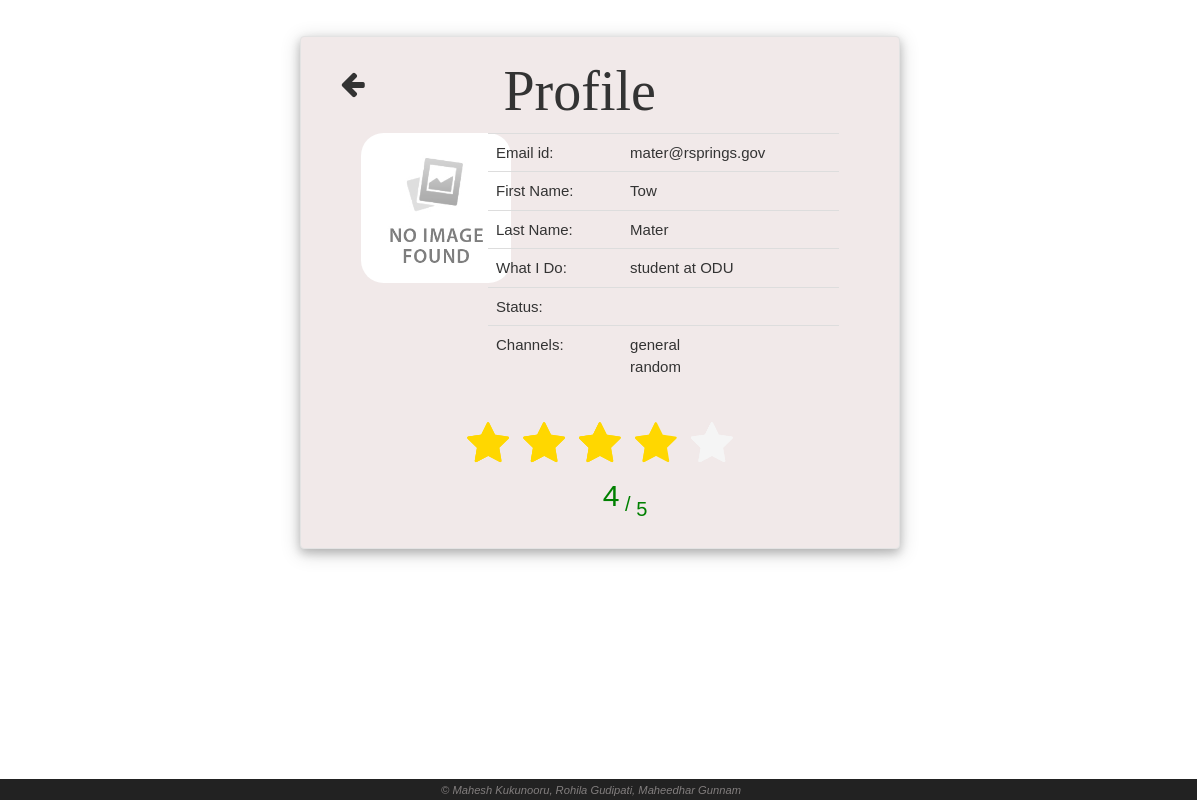
Screenshot of /ProfilePage.php?userid=1 (signed in) with the database file from the repository.
### tables this page shows
CREATE TABLE IF NOT EXISTS `user` (
  `user_id` bigint(20) NOT NULL,
  `user_name` varchar(50) NOT NULL,
  `first_name` varchar(50) NOT NULL,
  `last_name` varchar(50) NOT NULL,
  `email_id` varchar(50) NOT NULL,
  `profile_pic` varchar(150) NOT NULL DEFAULT './images/0.jpeg',
  `password` varchar(150) NOT NULL,
  `phone_number` varchar(10) NOT NULL,
  `what_i_do` varchar(150) NOT NULL,
  `status` varchar(150) NOT NULL,
  `status_emoji` bigint(20) DEFAULT NULL,
  `skype` varchar(150) NOT NULL,
  `profile_pic_pref` int(11) NOT NULL DEFAULT '1',
  `github_avatar` varchar(200) NOT NULL DEFAULT '0'
);

CREATE TABLE IF NOT EXISTS `channel` (
  `channel_id` bigint(20) NOT NULL,
  `channel_name` text NOT NULL,
  `type` varchar(50) NOT NULL,
  `purpose` text NOT NULL,
  `created_by` bigint(20) NOT NULL,
  `created_at` timestamp NOT NULL DEFAULT CURRENT_TIMESTAMP ON UPDATE CURRENT_TIMESTAMP,
  `is_archive` int(11) NOT NULL DEFAULT '0'
);

### services/WebService.php (called while the page is built, shortened)
<?php
include_once("SqlService.php");
class WebService{
  public function getProfileDetails($userid){
    $database_connection = new DatabaseConnection();
    $conn = $database_connection->getConnection();
    $userid=mysqli_real_escape_string($conn,$userid);
    $sql_service = new SqlService();
    $profileDetails = $sql_service->getProfileDetails($userid);
    $result = $conn->query($profileDetails);
    if ($result->num_rows > 0) {
        while($row = $result->fetch_assoc()) {
          if($row['profile_pic_pref']==1)
          {
            $url = 'https://www.gravatar.com/avatar/';
            $url .= md5( strtolower( trim( $row['email_id'] ) ) );
            $url .= "?s=80&r=g";
            $row['profile_pic']=$url;
          }
          else if($row['profile_pic_pref']==2)
            $row['profile_pic']=$row['github_avatar'];
          else if($row['profile_pic_pref']==-1)
            $row['profile_pic']='./images/0.jpeg';
            $array[]= $row;
        }
    } else {
        return 'fail';
    }
    return json_encode($array);
  }
  public function getPublicChannelsDetails($userid)
  {
    $database_connection = new DatabaseConnection();
    $conn = $database_connection->getConnection();
    $userid=mysqli_real_escape_string($conn,$userid);
    $sql_service = new SqlService();
    $channelsDetailsQuery = $sql_service->getPublicChannels($userid);
    $result = $conn->query($channelsDetailsQuery);
    if ($result->num_rows > 0) {
        while($row = $result->fetch_assoc()) {
            $array[]= $row;
        }
    } else {
        return 'fail';
    }
    return json_encode($array);
  }
}
?>

### services/SqlService.php (called while the page is built, shortened)
<?php
class SqlService{
	public function getProfileDetails($user_id){
		$sql = "SELECT * FROM `InterConn`.`user` WHERE `user`.`user_id` = ". $user_id;
		return $sql;
	}
	public function getPublicChannels($user_id){
		$sql="SELECT * FROM `channel`,`user_channel` WHERE channel.channel_id=user_channel.channel_id and user_channel.user_id=".$user_id." and channel.type='public'";
		return $sql;
	}
}
?>

### ProfilePage.php (the view, shortened to what this page needs)
<?php
	include_once "./services/WebService.php";
	if($_SESSION['loggedIn'])
	{
		$web_service = new WebService();
		$userDetails=$web_service->getProfileDetails($_GET['userid']);
		if(strpos($userDetails, 'fail') !== false)
		{
			header("location: ./index.php?status=notloggedin");
		}
		else
		{
	    	$userDetails = json_decode($userDetails);
			$channelDetails = json_decode($web_service->getPublicChannelsDetails($_GET['userid']));
			$channelstr='';
			$displayChannelList='';
			if ($channelDetails!='')
			{
	           foreach($channelDetails as $channel)
	           {
	                $channelstr.='<li >';
									$channelstr.='<a class="channelsProfilePage" href="./HomePage.php?channel='.$channel->channel_id.'#">';
	                $channelstr.=$channel->channel_name;
	            	$channelstr.='</a></li>';
	            	$displayChannelList.=$channel->channel_name.'<br>';
	           }
	        }
        }
    }
    else
    {
    	header("location: ./index.php?status=notloggedin");
    }
?>
<!DOCTYPE html>
<html lang="en">
	<head>
		<link rel="stylesheet" href="https://maxcdn.bootstrapcdn.com/bootstrap/3.3.7/css/bootstrap.min.css">
		<link rel="stylesheet" href="./Assets/w3.css">
		<link rel="stylesheet" href="https://cdnjs.cloudflare.com/ajax/libs/font-awesome/4.7.0/css/font-awesome.min.css">
		<link rel="stylesheet" href="./CSS/profilepage_site.css">
        <link rel="stylesheet" href="./CSS/rating.css">
	</head>
	<body>
		<div class="container mainLoginWrapper well w3-panel w3-card-4">
			<div class="row">
				<div class="col-sm-1 goBack">
					<a href='./HomePage.php?channel=<?php echo $_SESSION['channelid']?>'><i class="fa fa-arrow-left"></i></a>
				</div>
				<div class="col-sm-10 logo">
					<span>Profile</span>
				</div>
			</div>
			<div class="row displayProfile">
				<div class="col-md-3 col-lg-3 " align="center">
						<img alt="User Pic" src="<?php echo $userDetails[0]->profile_pic ?>" class="profilePicDisplay">
				</div>
				<div class=" col-md-9 col-lg-9 ">
                  <table class="table table-user-information">
                    <tbody>
                      <tr>
                        <td>Email id:</td>
                        <td><?php echo $userDetails[0]->email_id ?></td>
                      </tr>
                      <tr>
                        <td>First Name:</td>
                        <td><?php echo $userDetails[0]->first_name ?></td>
                      </tr>
                      <tr>
                        <td>Last Name:</td>
                        <td><?php echo $userDetails[0]->last_name ?></td>
                      </tr>
                      <tr>
                        <td>What I Do:</td>
                        <td><?php echo $userDetails[0]->what_i_do ?></td>
                      </tr>
                      <tr>
                        <td>Status:</td>
                        <td><?php echo $userDetails[0]->status ?></td>
                      </tr>
                      <tr>
                        <td>Channels: </td>
                        <td><?php
                        if($_SESSION['loggedIn'] && $_SESSION['userid']==$_GET['userid'])
							{
                        		echo $channelstr;
                        	}
                        else
                        	echo $displayChannelList;
                        ?></td>
                      </tr>
                    </tbody>
                  </table>
				 </div>
                <div class="row userratingwrapper">
                    <div class="rating " data-vote="0" >
                        <div class="star">
                        </div>
                        <div class="star">
                        </div>
                        <div class="star">
                        </div>
                        <div class="star">
                        </div>
                        <div class="star">
                        </div>
                        <div class="score">
                            <span class="score-rating js-score">0</span>
                            <span>/</span>
                            <span class="total">5</span>
                        </div>
                    </div>
                </div>
			</div>
		</div>
		<div class="footer row">
			<small >&copy; Mahesh Kukunooru, Rohila Gudipati, Maheedhar Gunnam</small>
		</div>
	</body>
</html>

### Assets/w3.css (style rules this page uses)
html { box-sizing:border-box }
*,*:before,*:after { box-sizing:inherit }
html { -ms-text-size-adjust:100%;-webkit-text-size-adjust:100% }
body { margin:0 }
a { background-color:transparent;-webkit-text-decoration-skip:objects }
small { font-size:80% }
img { border-style:none }
html,body { font-family:Verdana,sans-serif;font-size:15px;line-height:1.5 }
html { overflow-x:hidden }
img { margin-bottom:-5px }
a { color:inherit }
.w3-container:after,.w3-container:before,.w3-panel:after,.w3-panel:before,.w3-row:after,.w3-row:before,.w3-row-padding:after,.w3-row-padding:before, .w3-cell-row:before,.w3-cell-row:after,.w3-clear:after,.w3-clear:before,.w3-bar:before,.w3-bar:after { content:"";display:table;clear:both }
.w3-container,.w3-panel { padding:0.01em 16px }
.w3-panel { margin-top:16px;margin-bottom:16px }
.w3-card-4,.w3-hover-shadow:hover { box-shadow:0 4px 10px 0 rgba(0,0,0,0.2),0 4px 20px 0 rgba(0,0,0,0.19) }

### CSS/profilepage_site.css (style rules this page uses)
.mainLoginWrapper { width:50%; margin-top: 3%; padding-left: 5%; padding-right: 5%; padding-bottom: 2%; padding-top: 1%; background-color: #f1e9e9 !important; }
.logo { text-align: center; font-family: buxton sketch; font-size: 56px; }
.goBack { font-size: 28px; cursor:pointer; margin-top: 3%; margin-left: -4%; }
.footer { position: fixed; bottom: 0; width: 101%; text-align: center; background-color: rgb(34, 34, 34); color: #827e7e; font-size: 14px; font-weight: lighter; font-style: italic; }
.profilePicDisplay { border-radius: 15%; height: 150px; width: 150px; background-size: cover; background-position: center; background-blend-mode: multiply; vertical-align: middle; text-align: center; color: transparent; transition: all .3s ease; text-decoration: none; }

### CSS/rating.css (style rules this page uses)
.rating { text-align: center; position: relative; width: 100%; float: left; }
.star { display: inline-block; margin: 5px; color: whitesmoke; position: relative; font-size: 45px; }
.star.animate { -webkit-animation: stretch-bounce 0.5s ease-in-out; }
.score { font-family: arial; font-size: 20px; color: green; margin-top: -2%; margin-left: 50px; }
.score-rating { vertical-align: sup; top: -5px; position: relative; font-size: 150%; }
.total { vertical-align: sub; top: 0px; position: relative; font-size: 100%; }

### ProfilePage.php (style rules this page uses)
html { overflow: hidden !important; }

### rows the page displays
user: profile_pic (picture), email "mater@rsprings.gov", first_name "Tow", last_name "Mater", what_i_do "student at ODU"
channel: channel_name "general"
channel: channel_name "random"
